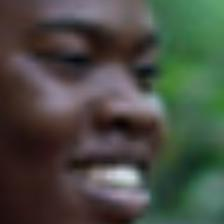
#> input picture Data/FairFace/train/10021.jpg, 224 x 224 px
$ python -i FaceDetection.py   (imports and definitions only)
#> lines starting #> are read from the running program, lines starting #| are printed output that depends on the picture
import cv2 as cv
import math

face_cascade = cv.CascadeClassifier('HaarCascadeTraining/haarcascade_frontalface_alt.xml')
eye_cascade = cv.CascadeClassifier('HaarCascadeTraining/haarcascade_eye.xml')

def resize_with_aspect_ratio(image, width=None, height=None, inter=cv.INTER_AREA):
    dim = None
    (h, w) = image.shape[:2]

    if width is None and height is None:
        return image
    if width is None:
        r = height / float(h)
        dim = (int(w * r), height)
    else:
        r = width / float(w)
        dim = (width, int(h * r))

    return cv.resize(image, dim, interpolation=inter)

import cv2 as cv

def resize_with_aspect_ratio(image, width=None, height=None, inter=cv.INTER_AREA):
    # Assuming this function is correctly implemented above
    pass

def face_detection(img):
    image = resize_with_aspect_ratio(img, width=900)
    image_gray = cv.cvtColor(image, cv.COLOR_BGR2GRAY)
    faces = face_cascade.detectMultiScale(image_gray, 1.1, 3)
    eyes = eye_cascade.detectMultiScale(image_gray, 1.1, 14)
    cropped_face = None  # Initialize cropped_face variable

    for (x, y, w, h) in faces:
        cv.rectangle(image, (x, y), (x + w, y + h), (0, 255, 0), 2)

    for (x, y, w, h) in eyes:
        cv.rectangle(image, (x, y), (x + w, y + h), (255, 0, 0), 2)

    if len(faces) == 1:  # Check if exactly one face is detected
        x, y, w, h = faces[0]  # Get the coordinates of the detected face
        cropped_face = image[y:y+h, x:x+w]  # Crop the image to the face

    return image, len(faces), cropped_face  # Return the cropped face image as well

>>> import cv2
>>> picture = cv2.imread('Data/FairFace/train/10021.jpg', cv2.IMREAD_GRAYSCALE)
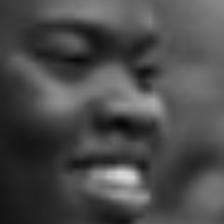
#> picture: shape (224, 224); min 5, max 218, mean 74.4
>>> result = face_detection(picture)
#> (the run stopped early here; a loop or call above may not have finished)

$ run again, on Data/FairFace/train/1092.jpg
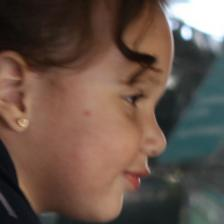
#> input picture Data/FairFace/train/1092.jpg, 224 x 224 px
#> `picture = cv2.imread('Data/FairFace/train/10021.jpg', cv2.IMREAD_GRAYS..`:
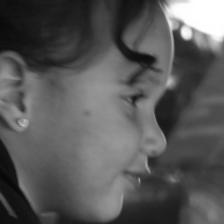
#> picture: shape (224, 224); min 6, max 255, mean 87.9

$ run again, on Data/FairFace/train/12131.jpg
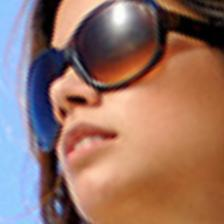
#> input picture Data/FairFace/train/12131.jpg, 224 x 224 px
#> `picture = cv2.imread('Data/FairFace/train/10021.jpg', cv2.IMREAD_GRAYS..`:
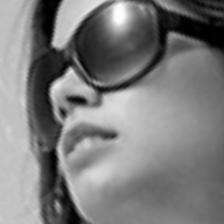
#> picture: shape (224, 224); min 0, max 255, mean 124.4

$ run again, on Data/FairFace/train/12866.jpg
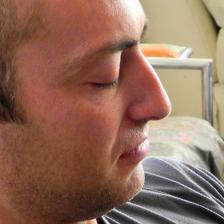
#> input picture Data/FairFace/train/12866.jpg, 224 x 224 px
#> `picture = cv2.imread('Data/FairFace/train/10021.jpg', cv2.IMREAD_GRAYS..`:
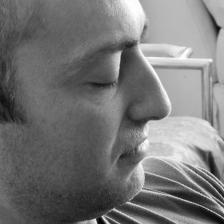
#> picture: shape (224, 224); min 0, max 255, mean 117.4
